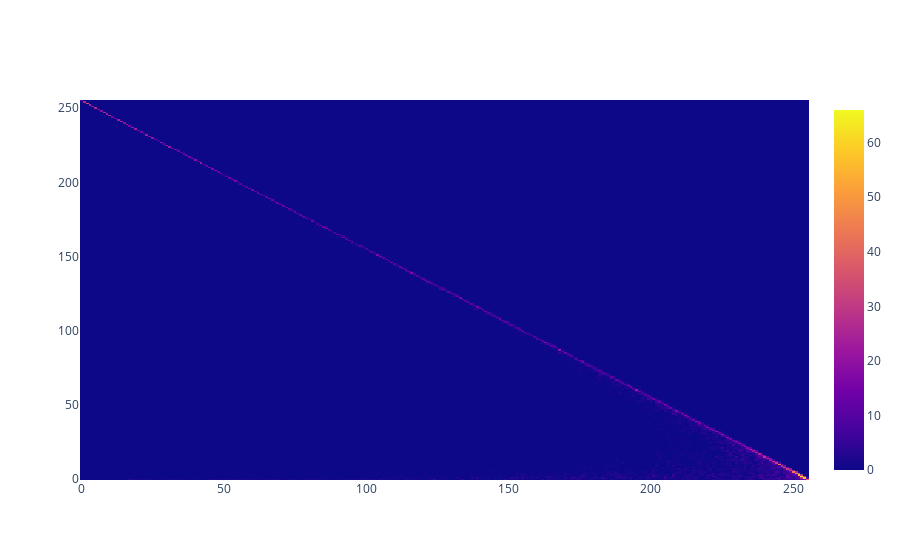

Notebook source saved alongside this figure:
### Code cell
x = preds[:, 0]
y = preds[:, 1]

heatmap, xedges, yedges = np.histogram2d(x, y, bins=256)
# heatmap = np.log(heatmap+1)
extent = [xedges[0], xedges[-1], yedges[0], yedges[-1]]
fig = go.Figure()
fig.add_trace(go.Heatmap(z=heatmap.T))
fig.show()

### Figure 1 — Plotly figure (JSON) as saved in the notebook; plotly's stock layout.template omitted (floating-point values rounded to 4 significant figures; data arrays with more than 128 entries replaced by an {"elided": "..."} marker saying what was removed)
{"data": [{"type": "heatmap", "z": {"elided": "256x256 int values"}}], "layout": {}}
